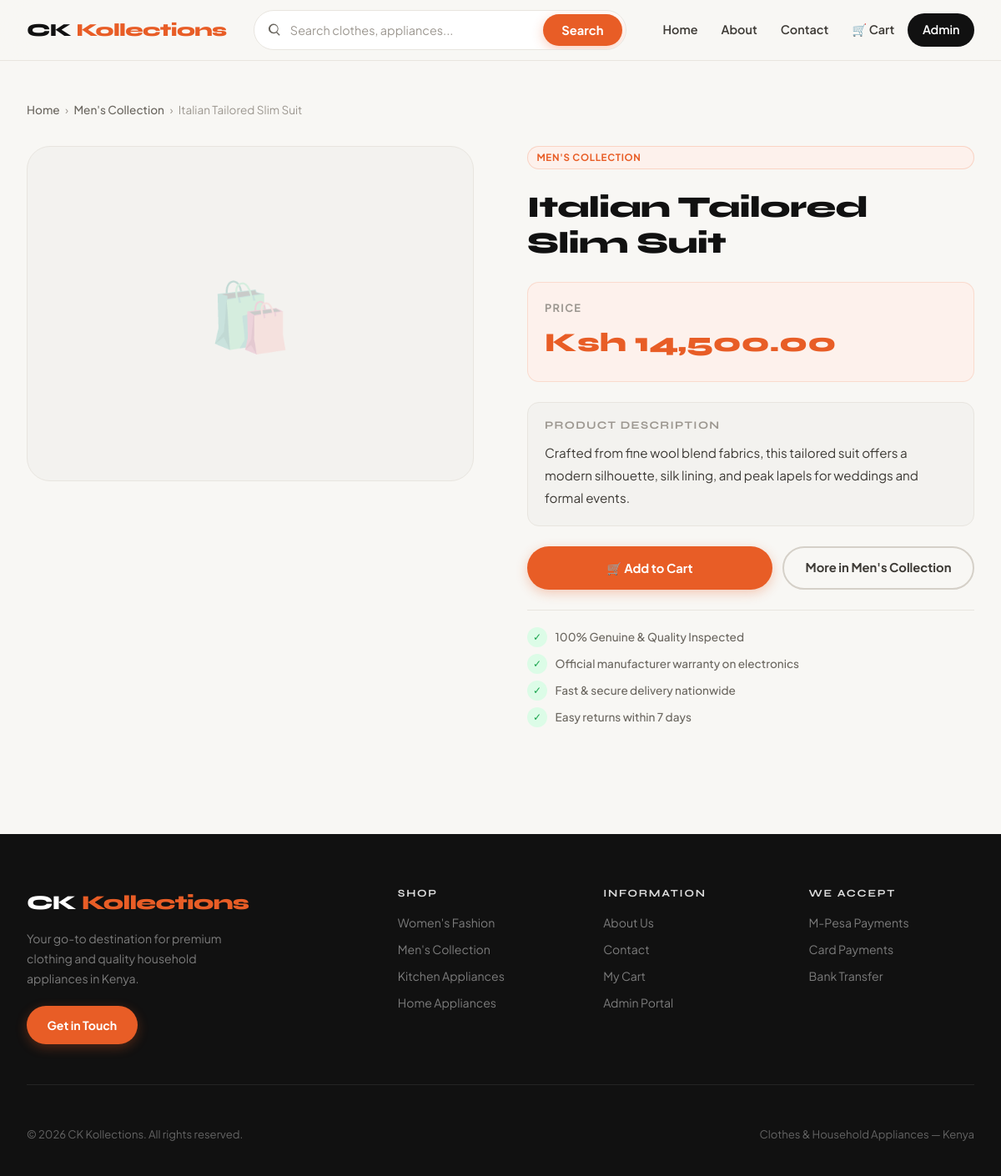
Screenshot of /product.php?id=1 with the database file from the repository.
### tables this page shows
CREATE TABLE IF NOT EXISTS products (
  id INT AUTO_INCREMENT PRIMARY KEY,
  category_id INT NOT NULL,
  name VARCHAR(255) NOT NULL,
  short_description TEXT NOT NULL,
  description TEXT NOT NULL,
  price DECIMAL(10,2) NOT NULL,
  image VARCHAR(255) NOT NULL,
  created_at TIMESTAMP DEFAULT CURRENT_TIMESTAMP,
  updated_at TIMESTAMP DEFAULT CURRENT_TIMESTAMP ON UPDATE CURRENT_TIMESTAMP,
  FOREIGN KEY (category_id) REFERENCES categories(id) ON DELETE CASCADE
);

CREATE TABLE IF NOT EXISTS categories (
  id INT AUTO_INCREMENT PRIMARY KEY,
  name VARCHAR(255) NOT NULL,
  slug VARCHAR(255) NOT NULL UNIQUE,
  display_order INT NOT NULL DEFAULT 0
);

### includes/functions.php (called while the page is built, shortened)
<?php
function getDbConnection() {
    static $pdo;
    $config = getConfig();
    $host = $config['MYSQL_HOST'] ?? '127.0.0.1';
    $db = $config['MYSQL_DATABASE'] ?? 'alcy_42591217_ckkollection';
    $user = $config['MYSQL_USER'] ?? 'root';
    $pass = $config['MYSQL_PASSWORD'] ?? '';
    $dsn = sprintf('mysql:host=%s;dbname=%s;charset=utf8mb4', $host, $db);
    try {
        $pdo = new PDO($dsn, $user, $pass, [
            PDO::ATTR_ERRMODE => PDO::ERRMODE_EXCEPTION,
            PDO::ATTR_DEFAULT_FETCH_MODE => PDO::FETCH_ASSOC,
            PDO::ATTR_TIMEOUT => 3,
        ]);
    } catch (PDOException $e) {
        if ($host !== '127.0.0.1' && $host !== 'localhost') {
            try {
                $localDsn = sprintf('mysql:host=127.0.0.1;dbname=%s;charset=utf8mb4', $db);
                $pdo = new PDO($localDsn, 'root', '', [
                    PDO::ATTR_ERRMODE => PDO::ERRMODE_EXCEPTION,
                    PDO::ATTR_DEFAULT_FETCH_MODE => PDO::FETCH_ASSOC,
                ]);
            } catch (PDOException $fallbackError) {
                try {
                    $serverPdo = new PDO('mysql:host=127.0.0.1;charset=utf8mb4', 'root', '', [
                        PDO::ATTR_ERRMODE => PDO::ERRMODE_EXCEPTION,
                    ]);
                    $serverPdo->exec("CREATE DATABASE IF NOT EXISTS `$db` CHARACTER SET utf8mb4 COLLATE utf8mb4_unicode_ci");
                    $pdo = new PDO($localDsn, 'root', '', [
                        PDO::ATTR_ERRMODE => PDO::ERRMODE_EXCEPTION,
                        PDO::ATTR_DEFAULT_FETCH_MODE => PDO::FETCH_ASSOC,
                    ]);
                } catch (PDOException $createError) {
                    renderDbErrorScreen($e->getMessage(), $host);
                    exit;
                }
            }
        } else {
            try {
                $serverPdo = new PDO('mysql:host=127.0.0.1;charset=utf8mb4', $user, $pass, [
                    PDO::ATTR_ERRMODE => PDO::ERRMODE_EXCEPTION,
                ]);
                $serverPdo->exec("CREATE DATABASE IF NOT EXISTS `$db` CHARACTER SET utf8mb4 COLLATE utf8mb4_unicode_ci");
                $pdo = new PDO($dsn, $user, $pass, [
                    PDO::ATTR_ERRMODE => PDO::ERRMODE_EXCEPTION,
                    PDO::ATTR_DEFAULT_FETCH_MODE => PDO::FETCH_ASSOC,
                ]);
            } catch (PDOException $finalErr) {
                renderDbErrorScreen($e->getMessage(), $host);
                exit;
            }
        }
    }
    return $pdo;
}
function getProductById($id) {
    $pdo = getDbConnection();
    $stmt = $pdo->prepare('SELECT p.id, p.category_id, p.name, p.short_description, p.description, p.price, p.image, p.created_at, c.slug AS category_slug, c.name AS category_name
                           FROM products p
                           JOIN categories c ON p.category_id = c.id
                           WHERE p.id = :id');
    $stmt->execute(['id' => (int)$id]);
    return $stmt->fetch();
}
?>

### product.php (the view, shortened to what this page needs)
<?php
require_once __DIR__ . '/includes/functions.php';
$productId = isset($_GET['id']) ? (int)$_GET['id'] : null;
$product = getProductById($productId);
include __DIR__ . '/includes/header.php';
?>
<main class="page-content">
  <div class="breadcrumb" style="margin-bottom:2rem;">
    <a href="/index.php">Home</a> ›
    <a href="/category.php?slug=<?php echo urlencode($product['category_slug']); ?>"><?php echo htmlspecialchars($product['category_name']); ?></a> ›
    <span><?php echo htmlspecialchars($product['name']); ?></span>
  </div>
  <section class="product-detail-grid">
    <div class="product-detail-image">
    </div>
    <div class="product-detail-info">
      <span class="badge badge-category"><?php echo htmlspecialchars($product['category_name']); ?></span>
      <h1><?php echo htmlspecialchars($product['name']); ?></h1>
      <div class="product-price-block">
        <div style="font-size:0.8rem;font-weight:700;text-transform:uppercase;letter-spacing:0.1em;color:var(--ink-muted);margin-bottom:0.4rem;">Price</div>
        <span class="price">Ksh <?php echo number_format($product['price'], 2); ?></span>
      </div>
      <div class="product-desc-block">
        <h4>Product Description</h4>
        <p><?php echo nl2br(htmlspecialchars($product['description'] ?: $product['short_description'])); ?></p>
      </div>
      <form class="product-add-form" action="/cart.php" method="post">
        <button type="submit" class="button button-primary" style="flex:1;justify-content:center;padding:0.9rem 2rem;">
          🛒 Add to Cart
        </button>
        <a href="/category.php?slug=<?php echo urlencode($product['category_slug']); ?>" class="button button-secondary">
          More in <?php echo htmlspecialchars($product['category_name']); ?>
        </a>
      </form>
      <div class="product-guarantees">
        <div class="guarantee-item">
          <span class="guarantee-icon">✓</span>
          100% Genuine &amp; Quality Inspected
        </div>
        <div class="guarantee-item">
          <span class="guarantee-icon">✓</span>
          Official manufacturer warranty on electronics
        </div>
        <div class="guarantee-item">
          <span class="guarantee-icon">✓</span>
          Fast &amp; secure delivery nationwide
        </div>
        <div class="guarantee-item">
          <span class="guarantee-icon">✓</span>
          Easy returns within 7 days
        </div>
      </div>
    </div>
  </section>
</main>
<?php include __DIR__ . '/includes/footer.php'; ?>

### public/styles.css (style rules this page uses)
:root { --bg: #f8f7f4; --bg-alt: #ffffff; --bg-dark: #111111; --surface: #ffffff; --surface-2: #f3f2ef; --border: #e8e5df; --border-dark: #d5d0c8; --ink: #111111; --ink-2: #3d3a35; --ink-3: #6b6760; --ink-muted: #9c9790; --accent: #e85d26; --accent-hover: #cf4f1c; --accent-soft: #fdf1ec; --accent-mid: rgba(232,93,38,0.12); --teal: #0f766e; --teal-soft: #eef9f8; --gold: #c49a2d; --gold-soft: #fdf8ec; --shadow-sm: 0 1px 3px rgba(0,0,0,0.07), 0 1px 2px rgba(0,0,0,0.04); --shadow-md: 0 4px 16px rgba(0,0,0,0.08), 0 2px 6px rgba(0,0,0,0.05); --shadow-lg: 0 12px 40px rgba(0,0,0,0.1), 0 4px 12px rgba(0,0,0,0.06); --shadow-xl: 0 24px 64px rgba(0,0,0,0.12); --radius-sm: 8px; --radius-md: 14px; --radius-lg: 20px; --radius-xl: 28px; --radius-full: 999px; --transition: all 0.22s cubic-bezier(0.4,0,0.2,1); }
*, *::before, *::after { box-sizing: border-box; margin: 0; padding: 0; }
html { scroll-behavior: smooth; }
body { font-family: 'Plus Jakarta Sans', system-ui, sans-serif; background: var(--bg); color: var(--ink); line-height: 1.6; -webkit-font-smoothing: antialiased; min-height: 100vh; }
h1, h2, h3, h4 { font-family: 'Syne', 'Plus Jakarta Sans', sans-serif; font-weight: 700; line-height: 1.2; letter-spacing: -0.02em; color: var(--ink); }
a { color: inherit; text-decoration: none; transition: var(--transition); }
button { font-family: inherit; cursor: pointer; }
.page-content { max-width: 1320px; margin: 0 auto; padding: 3rem 2rem; }
.button { display: inline-flex; align-items: center; justify-content: center; gap: 0.5rem; padding: 0.75rem 1.6rem; border-radius: var(--radius-full); font-weight: 700; font-size: 0.92rem; cursor: pointer; border: 2px solid transparent; transition: var(--transition); white-space: nowrap; }
.button-primary { background: var(--accent); color: #fff !important; box-shadow: 0 4px 14px rgba(232,93,38,0.3); }
.button-secondary { background: transparent; border-color: var(--border-dark); color: var(--ink-2) !important; }
.price { font-family: 'Syne', sans-serif; font-size: 1.15rem; font-weight: 800; color: var(--ink); }
.badge { display: inline-flex; align-items: center; padding: 0.25rem 0.65rem; border-radius: var(--radius-full); font-size: 0.72rem; font-weight: 700; text-transform: uppercase; letter-spacing: 0.06em; background: var(--surface-2); color: var(--ink-3); border: 1px solid var(--border); }
.badge-category { background: var(--accent-soft); color: var(--accent); border-color: rgba(232,93,38,0.2); }
.breadcrumb { font-size: 0.85rem; color: var(--ink-muted); margin-bottom: 0.75rem; display: flex; align-items: center; gap: 0.4rem; }
.breadcrumb a { color: var(--ink-3); font-weight: 500; }
.product-detail-grid { display: grid; grid-template-columns: 1fr 1fr; gap: 4rem; align-items: start; }
.product-detail-image { border-radius: var(--radius-xl); overflow: hidden; background: var(--surface-2); aspect-ratio: 4/3; border: 1.5px solid var(--border); }
.product-detail-info { display: flex; flex-direction: column; gap: 1.5rem; }
.product-detail-info h1 { font-size: clamp(1.6rem, 3vw, 2.4rem); font-weight: 800; }
.product-price-block { padding: 1.25rem; background: var(--accent-soft); border-radius: var(--radius-md); border: 1.5px solid rgba(232,93,38,0.15); }
.product-price-block .price { font-size: 2rem; font-weight: 800; color: var(--accent); }
.product-desc-block { padding: 1.25rem; background: var(--surface-2); border-radius: var(--radius-md); border: 1.5px solid var(--border); }
.product-desc-block h4 { font-size: 0.82rem; font-weight: 700; text-transform: uppercase; letter-spacing: 0.1em; color: var(--ink-muted); margin-bottom: 0.75rem; }
.product-desc-block p { font-size: 0.95rem; color: var(--ink-2); line-height: 1.75; }
.product-add-form { display: flex; gap: 0.75rem; flex-wrap: wrap; }
.product-guarantees { display: flex; flex-direction: column; gap: 0.5rem; padding-top: 1.25rem; border-top: 1.5px solid var(--border); }
.guarantee-item { display: flex; align-items: center; gap: 0.6rem; font-size: 0.85rem; color: var(--ink-3); font-weight: 500; }
.guarantee-icon { width: 1.5rem; height: 1.5rem; border-radius: var(--radius-full); background: #dcfce7; color: #16a34a; display: flex; align-items: center; justify-content: center; font-size: 0.75rem; flex-shrink: 0; }

### rows the page displays
products: category.name "Men's Collection", name "Italian Tailored Slim Suit", category.name "MEN'S COLLECTION", price "14,500.00", description "Crafted from fine wool blend fabrics, this tailored suit offers a modern silhouette, silk lining, and peak lapels for weddings and formal events."
